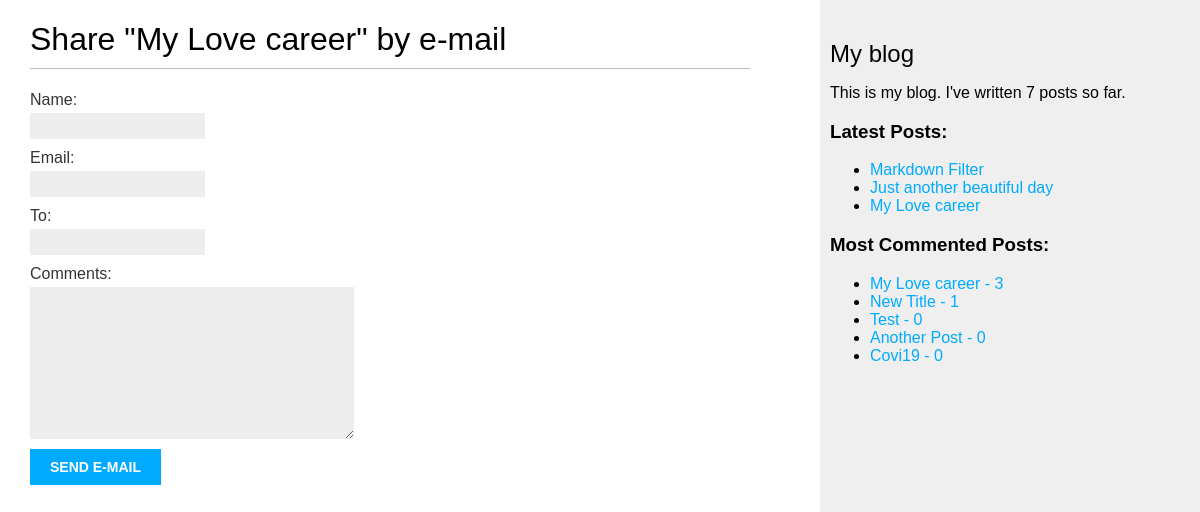
/blog/5/share/, run on the app's committed database.
### blog/models.py (models this page shows, shortened)
class Post(models.Model):
    STATUS_CHOICES = (
        ('draft', 'Draft'),
        ('published', 'Published')
    )
    title = models.CharField(max_length = 250)
    slug = models.SlugField(max_length=250, unique_for_date='publish')
    author = models.ForeignKey(User, on_delete=models.CASCADE, related_name='blog_posts')
    body = models.TextField()
    publish = models.DateTimeField(default=timezone.now)
    created = models.DateTimeField(auto_now_add=True)
    updated = models.DateTimeField(auto_now=True)
    status = models.CharField(max_length=10, choices=STATUS_CHOICES, default='draft')
    taggs = TaggableManager()
    class Meta:
        ordering = ('publish',)
    objects = models.Manager()
    published = PublishedManager()
    def get_absolute_url(self):
        return reverse("blog:post_detail", args=[
            self.publish.year,
            self.publish.month,
            self.publish.day,
            self.slug
        ])

### blog/views.py (the view)
# urls.py: path('<int:post_id>/share/', views.post_share, name='post_share'),
def post_share(request, post_id):
    post = get_object_or_404(Post, id = post_id, status='published')
    sent = False
    if request.method == 'POST':
        form = EmailPostForm(request.POST)
        if form.is_valid():
            cd = form.cleaned_data
            post_url = request.build_absolute_uri(post.get_absolute_url())
            subject = f"{cd['name']} recommends you read {post.title}"
            message = f"Read {post.title} at {post_url}\n\n {cd['name']}\'s comments: {cd['comments']}"
            send_mail(subject, message, 'admin@myblog.com', [cd['to']])
            sent = True
    else :
        form = EmailPostForm()
    return render(request, 'blog/post/share.html', {
        'post' : post,
        'form' : form,
        'sent' : sent
    })

### blog/forms.py
class EmailPostForm(forms.Form):
    name = forms.CharField(max_length=25)
    email = forms.EmailField()
    to = forms.EmailField()
    comments = forms.CharField(required=False, widget=forms.Textarea)

### blog/models.py (called while the page is built)
    def get_queryset(self):
        return super(PublishedManager, self).get_queryset().filter(status='published')

### blog/templatetags/blog_tags.py (called while the page is built)
@register.simple_tag
def total_posts():
    return Post.published.count()

@register.inclusion_tag('blog/post/latest_posts.html')
def show_latest_posts(count=5):
    latest_posts = Post.published.all().order_by('-publish')[:count]
    return {'latest_posts' : latest_posts}

@register.simple_tag
def get_most_commented_posts(count=5):
    return Post.published.annotate(total_comments = Count('comments')).order_by('-total_comments')[:count]

### blog/templates/blog/post/share.html (shortened to what this page needs)
{% extends 'blog/base.html' %}
{% block content %}
    {% if sent %}
        <h1> Email successfully sent </h1>
        <p>
            "{{post.title}} was successfully sent to {{form.cleaned_data.to}}"
        </p>
    {% else %}
        <h1>Share "{{ post.title }}" by e-mail</h1>
        <form method="post">
        {{ form.as_p }}
        <input type="submit" value="Send e-mail">
</form>
    {% endif %}
{% endblock content %}

### blog/templates/blog/base.html (shortened to what this page needs)
{% load blog_tags %}
{% load static %}
<html>
<head>
    <link href="{% static "css/blog.css" %}" rel="stylesheet">
</head>
<body>
    <div id="content">
        {% block content %}
        {% endblock %}
    </div>
    <div id="sidebar">
        <h2>My blog</h2>
        <p>This is my blog. I've written {% total_posts %} posts so far.</p>
        <h3>Latest Posts:</h3>
        {% show_latest_posts 3 %}
        <h3>Most Commented Posts:</h3>
        {% get_most_commented_posts as most_commented_posts %}
        <ul>
        {% for post in most_commented_posts %}
            <li>
                <a href="{{ post.get_absolute_url }}">{{ post.title }} - {{post.total_comments}}</a>
            </li>
        {% endfor %}
        </ul>
    </div>
</body>
</html>

### blog/templates/blog/post/latest_posts.html
<ul>
    {% for post in latest_posts %}
        <li>
            <a href="{{ post.get_absolute_url }}">{{ post.title }}</a>
        </li>
    {% endfor %}
</ul>

### blog/static/css/blog.css (style rules this page uses)
body { margin:0; padding:0; font-family:helvetica, sans-serif; }
a { color:#00abff; text-decoration:none; }
h1 { font-weight:normal; border-bottom:1px solid #bbb; padding:0 0 10px 0; }
h2 { font-weight:normal; margin:30px 0 0; }
#content { float:left; width:60%; padding:0 0 0 30px; }
#sidebar { float:right; width:30%; padding:10px; background:#efefef; height:100%; }
label { float:left; clear:both; color:#333; margin-bottom:4px; }
input, textarea { clear:both; float:left; margin:0 0 10px; background:#ededed; border:0; padding:6px 10px; font-size:12px; }
input[type=submit] { font-weight:bold; background:#00abff; color:#fff; padding:10px 20px; font-size:14px; text-transform:uppercase; }

### data on the page
Post: title "My Love career", total_comments "3"
Post: title "Markdown Filter"
Post: title "Just another beautiful day"
Post: title "New Title", total_comments "1"
Post: title "Test", total_comments "0"
Post: title "Another Post", total_comments "0"
Post: title "Covi19", total_comments "0"
